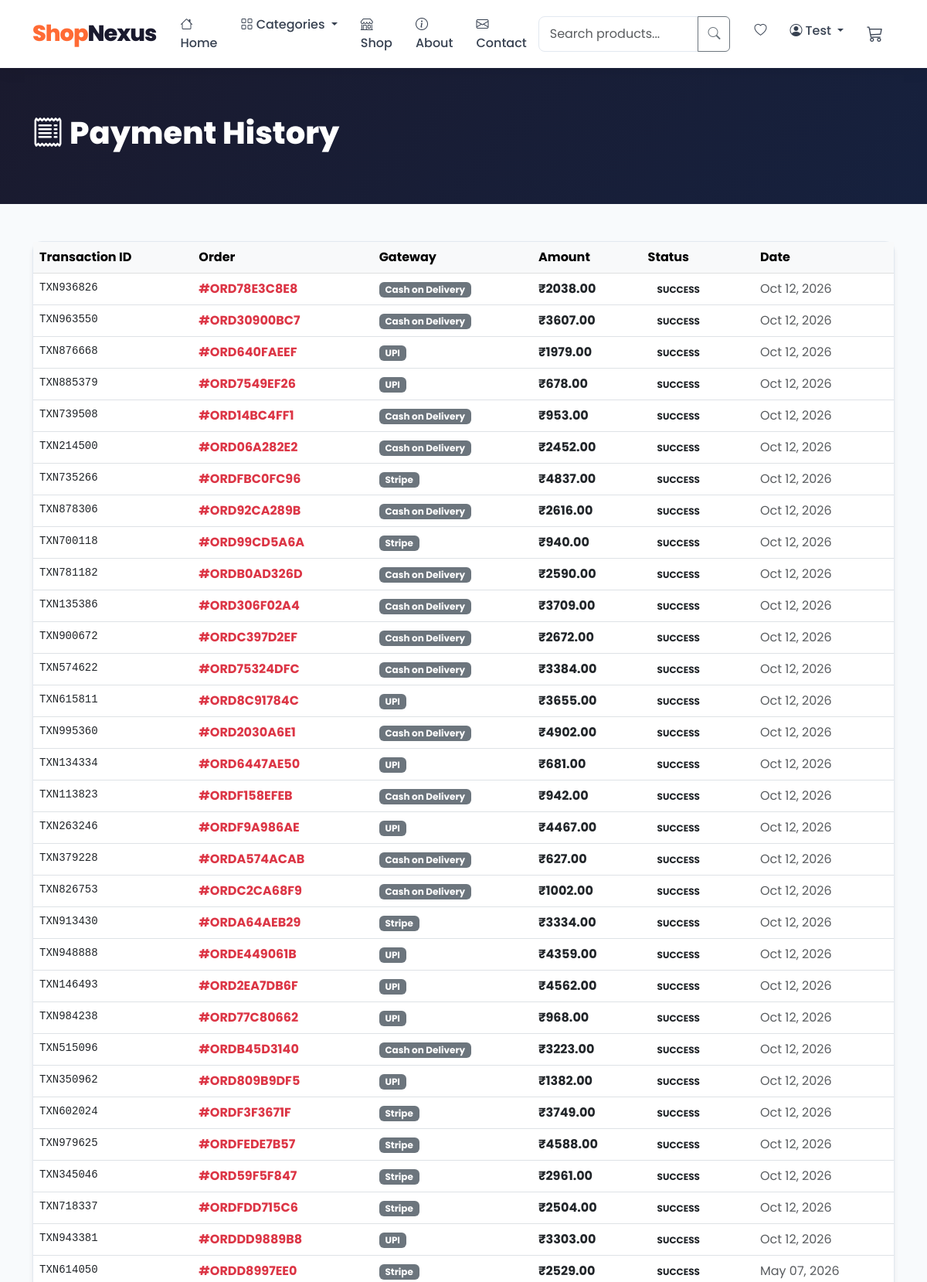
/payments/history/ (signed in, upper part), run on the app's committed database.
### accounts/models.py (models this page shows, shortened)
class CustomUser(AbstractUser):
    phone = models.CharField(max_length=15, blank=True)
    address = models.TextField(blank=True)
    city = models.CharField(max_length=100, blank=True)
    state = models.CharField(max_length=100, blank=True)
    zip_code = models.CharField(max_length=10, blank=True)
    country = models.CharField(max_length=100, blank=True, default='India')
    profile_picture = models.ImageField(upload_to='profiles/', blank=True, null=True)
    date_of_birth = models.DateField(null=True, blank=True)
    is_email_verified = models.BooleanField(default=False)
    newsletter_subscribed = models.BooleanField(default=False)
    created_at = models.DateTimeField(auto_now_add=True)
    updated_at = models.DateTimeField(auto_now=True)
    class Meta:
        verbose_name = 'User'
        verbose_name_plural = 'Users'

### payments/models.py (models this page shows, shortened)
class Payment(models.Model):
    STATUS_CHOICES = [
        ('initiated', 'Initiated'),
        ('pending', 'Pending'),
        ('success', 'Success'),
        ('failed', 'Failed'),
        ('refunded', 'Refunded'),
        ('cancelled', 'Cancelled'),
    ]
    GATEWAY_CHOICES = [
        ('stripe', 'Stripe'),
        ('cod', 'Cash on Delivery'),
        ('upi', 'UPI'),
        ('netbanking', 'Net Banking'),
    ]
    order = models.OneToOneField(Order, on_delete=models.CASCADE, related_name='payment')
    user = models.ForeignKey(CustomUser, on_delete=models.CASCADE)
    gateway = models.CharField(max_length=20, choices=GATEWAY_CHOICES)
    transaction_id = models.CharField(max_length=200, blank=True)
    gateway_order_id = models.CharField(max_length=200, blank=True)
    amount = models.DecimalField(max_digits=10, decimal_places=2)
    currency = models.CharField(max_length=10, default='INR')
    status = models.CharField(max_length=20, choices=STATUS_CHOICES, default='initiated')
    gateway_response = models.JSONField(default=dict, blank=True)
    failure_reason = models.TextField(blank=True)
    refund_amount = models.DecimalField(max_digits=10, decimal_places=2, null=True, blank=True)
    refund_id = models.CharField(max_length=200, blank=True)
    refunded_at = models.DateTimeField(null=True, blank=True)
    created_at = models.DateTimeField(auto_now_add=True)
    updated_at = models.DateTimeField(auto_now=True)
    class Meta:
        ordering = ['-created_at']

### orders/models.py (models this page shows, shortened)
class Order(models.Model):
    STATUS_CHOICES = [
        ('pending', 'Pending'),
        ('confirmed', 'Confirmed'),
        ('processing', 'Processing'),
        ('shipped', 'Shipped'),
        ('out_for_delivery', 'Out for Delivery'),
        ('delivered', 'Delivered'),
        ('cancelled', 'Cancelled'),
        ('returned', 'Returned'),
        ('refunded', 'Refunded'),
    ]
    PAYMENT_STATUS = [
        ('pending', 'Pending'),
        ('paid', 'Paid'),
        ('failed', 'Failed'),
        ('refunded', 'Refunded'),
        ('cod', 'Cash on Delivery'),
    ]
    PAYMENT_METHODS = [
        ('stripe', 'Credit/Debit Card (Stripe)'),
        ('cod', 'Cash on Delivery'),
        ('upi', 'UPI'),
        ('netbanking', 'Net Banking'),
    ]
    order_number = models.CharField(max_length=20, unique=True, blank=True)
    user = models.ForeignKey(CustomUser, on_delete=models.CASCADE, related_name='orders')
    status = models.CharField(max_length=20, choices=STATUS_CHOICES, default='pending')
    payment_status = models.CharField(max_length=20, choices=PAYMENT_STATUS, default='pending')
    payment_method = models.CharField(max_length=20, choices=PAYMENT_METHODS, default='cod')
    full_name = models.CharField(max_length=200)
    email = models.EmailField()
    phone = models.CharField(max_length=15)
    address_line1 = models.CharField(max_length=300)
    address_line2 = models.CharField(max_length=300, blank=True)
    city = models.CharField(max_length=100)
    state = models.CharField(max_length=100)
    zip_code = models.CharField(max_length=10)
    country = models.CharField(max_length=100)
    subtotal = models.DecimalField(max_digits=10, decimal_places=2, default=0)
    discount_amount = models.DecimalField(max_digits=10, decimal_places=2, default=0)
    shipping_cost = models.DecimalField(max_digits=10, decimal_places=2, default=0)
    tax_amount = models.DecimalField(max_digits=10, decimal_places=2, default=0)
    total_amount = models.DecimalField(max_digits=10, decimal_places=2)
    coupon = models.ForeignKey(Coupon, on_delete=models.SET_NULL, null=True, blank=True)
    coupon_code = models.CharField(max_length=50, blank=True)
    tracking_number = models.CharField(max_length=100, blank=True)
    notes = models.TextField(blank=True)
    admin_notes = models.TextField(blank=True)
    stripe_payment_intent = models.CharField(max_length=200, blank=True)
    created_at = models.DateTimeField(auto_now_add=True)
    updated_at = models.DateTimeField(auto_now=True)
    delivered_at = models.DateTimeField(null=True, blank=True)
    class Meta:
        ordering = ['-created_at']

### payments/views.py (the view)
# urls.py: path('history/', views.payment_history_view, name='payment_history'),
@login_required
def payment_history_view(request):
    payments = Payment.objects.filter(user=request.user).order_by('-created_at')
    return render(request, 'payments/payment_history.html', {'payments': payments})

### store/context_processors.py (called while the page is built)
def cart_count(request):
    count = 0
    try:
        if request.user.is_authenticated:
            cart = Cart.objects.filter(user=request.user).first()
        else:
            session_key = request.session.session_key
            if session_key:
                cart = Cart.objects.filter(session_key=session_key, user__isnull=True).first()
            else:
                cart = None
        if cart:
            count = cart.total_items
    except:
        pass
    return {'cart_count': count}

def categories_list(request):
    categories = Category.objects.filter(is_active=True, parent=None)
    return {'nav_categories': categories}

### store/models.py (called while the page is built)
    @property
    def total_items(self):
        return sum(item.quantity for item in self.items.all())

### templates/payments/payment_history.html (shortened to what this page needs)
{% extends 'base.html' %}
{% block content %}
<div class="page-header"><div class="container"><h1><i class="bi bi-receipt me-2"></i>Payment History</h1></div></div>
<div class="container py-5">
  {% if payments %}
  <div class="card-custom">
    <div class="table-responsive">
      <table class="table table-hover mb-0">
        <thead class="table-light"><tr><th>Transaction ID</th><th>Order</th><th>Gateway</th><th>Amount</th><th>Status</th><th>Date</th></tr></thead>
        <tbody>
          {% for payment in payments %}
          <tr>
            <td class="font-monospace small">{{ payment.transaction_id|truncatechars:20 }}</td>
            <td><a href="{% url 'order_detail' payment.order.pk %}" class="text-danger text-decoration-none fw-bold">#{{ payment.order.order_number }}</a></td>
            <td><span class="badge bg-secondary">{{ payment.get_gateway_display }}</span></td>
            <td class="fw-bold">₹{{ payment.amount }}</td>
            <td><span class="status-badge status-{{ payment.status }}">{{ payment.get_status_display }}</span></td>
            <td class="text-muted">{{ payment.created_at|date:"M d, Y" }}</td>
          </tr>
          {% endfor %}
        </tbody>
      </table>
    </div>
  </div>
  {% else %}
  <div class="empty-state"><div class="empty-state-icon">💳</div><h3 class="fw-bold">No payment history</h3><p class="text-muted">Your payments will appear here.</p></div>
  {% endif %}
</div>
{% endblock %}

### templates/base.html (shortened to what this page needs)
<!DOCTYPE html>
<html lang="en">
<head>
<link href="https://cdn.jsdelivr.net/npm/bootstrap@5.3.0/dist/css/bootstrap.min.css" rel="stylesheet">
<link href="https://cdn.jsdelivr.net/npm/bootstrap-icons@1.11.0/font/bootstrap-icons.css" rel="stylesheet">
{% load static %}
<link rel="stylesheet" href="{% static 'css/style.css' %}">
</head>
<body>
<nav class="navbar navbar-expand-lg navbar-shopnexus">
  <div class="container">
    <a class="navbar-brand navbar-brand-logo" href="{% url 'home' %}">Shop<span>Nexus</span></a>
    <div class="collapse navbar-collapse" id="navMain">
      <ul class="navbar-nav me-auto">
        <li class="nav-item"><a class="nav-link" href="{% url 'home' %}"><i class="bi bi-house"></i> Home</a></li>
        <li class="nav-item dropdown">
          <a class="nav-link dropdown-toggle" href="#" data-bs-toggle="dropdown">
            <i class="bi bi-grid"></i> Categories
          </a>
        </li>
        <li class="nav-item"><a class="nav-link" href="{% url 'product_list' %}"><i class="bi bi-shop"></i> Shop</a></li>
        <li class="nav-item"><a class="nav-link" href="{% url 'about' %}"><i class="bi bi-info-circle"></i> About</a></li>
        <li class="nav-item"><a class="nav-link" href="{% url 'contact' %}"><i class="bi bi-envelope"></i> Contact</a></li>
      </ul>
      <form class="d-flex me-3" action="{% url 'search' %}" method="get">
        <div class="input-group">
          <input class="form-control" type="search" name="q" placeholder="Search products..." {% if request.GET.q %}value="{{ request.GET.q }}"{% endif %}>
          <button class="btn btn-outline-secondary" type="submit"><i class="bi bi-search"></i></button>
        </div>
      </form>
      <ul class="navbar-nav">
        {% if user.is_authenticated %}
        <li class="nav-item"><a class="nav-link" href="{% url 'wishlist' %}"><i class="bi bi-heart"></i></a></li>
        <li class="nav-item dropdown">
          <a class="nav-link dropdown-toggle" href="#" data-bs-toggle="dropdown">
            <i class="bi bi-person-circle"></i> {{ user.first_name|default:user.username }}
          </a>
        </li>
        {% else %}
        <li class="nav-item"><a class="nav-link" href="{% url 'login' %}"><i class="bi bi-person"></i> Login</a></li>
        <li class="nav-item"><a class="nav-link" href="{% url 'register' %}"><i class="bi bi-person-plus"></i> Register</a></li>
        {% endif %}
        <li class="nav-item">
          <a class="nav-link position-relative" href="{% url 'cart' %}">
            <i class="bi bi-cart3" style="font-size:1.3rem"></i>
          </a>
        </li>
      </ul>
    </div>
  </div>
</nav>
{% block content %}{% endblock %}
</body>
</html>

### static/css/style.css (style rules this page uses)
:root { --primary: #FF6B35; --primary-dark: #e55a25; --secondary: #1a1a2e; --accent: #16213e; --success: #10b981; --danger: #ef4444; --warning: #f59e0b; --border: #e2e8f0; --shadow: 0 4px 6px -1px rgba(0,0,0,0.1); --shadow-lg: 0 10px 15px -3px rgba(0,0,0,0.1); --radius: 12px; --transition: all 0.3s ease; }
body { font-family: 'Poppins', sans-serif; background: #f8fafc; color: #1e293b; }
.navbar-shopnexus { background: #fff; box-shadow: 0 2px 20px rgba(0,0,0,0.08); padding: 12px 0; position: sticky; top: 0; z-index: 1000; }
.navbar-brand-logo { font-size: 1.8rem; font-weight: 800; color: var(--primary) !important; letter-spacing: -1px; }
.navbar-brand-logo span { color: #1a1a2e; }
.nav-link { color: #374151 !important; font-weight: 500; padding: 8px 15px !important; border-radius: 8px; transition: var(--transition); }
.form-control { border: 1.5px solid var(--border); border-radius: 8px; padding: 10px 14px; transition: var(--transition); }
.status-badge { padding: 4px 12px; border-radius: 20px; font-size: 12px; font-weight: 700; text-transform: uppercase; }
.page-header { background: linear-gradient(135deg, #1a1a2e, #16213e); padding: 60px 0; color: #fff; }
.page-header h1 { font-size: 2.5rem; font-weight: 800; }
.card-custom { background: #fff; border-radius: var(--radius); border: 1px solid var(--border); box-shadow: var(--shadow); }

### data on the page
CustomUser: first_name "Test"
Payment: transaction_id "TXN936826", order.order_number "ORD78E3C8E8", gateway "Cash on Delivery", amount "2038.00", status "SUCCESS", created_at "Oct 12, 2026"
Payment: transaction_id "TXN963550", order.order_number "ORD30900BC7", gateway "Cash on Delivery", amount "3607.00", status "SUCCESS", created_at "Oct 12, 2026"
Payment: transaction_id "TXN876668", order.order_number "ORD640FAEEF", gateway "UPI", amount "1979.00", status "SUCCESS", created_at "Oct 12, 2026"
Payment: transaction_id "TXN885379", order.order_number "ORD7549EF26", gateway "UPI", amount "678.00", status "SUCCESS", created_at "Oct 12, 2026"
Payment: transaction_id "TXN739508", order.order_number "ORD14BC4FF1", gateway "Cash on Delivery", amount "953.00", status "SUCCESS", created_at "Oct 12, 2026"
Payment: transaction_id "TXN214500", order.order_number "ORD06A282E2", gateway "Cash on Delivery", amount "2452.00", status "SUCCESS", created_at "Oct 12, 2026"
Payment: transaction_id "TXN735266", order.order_number "ORDFBC0FC96", gateway "Stripe", amount "4837.00", status "SUCCESS", created_at "Oct 12, 2026"
Payment: transaction_id "TXN878306", order.order_number "ORD92CA289B", gateway "Cash on Delivery", amount "2616.00", status "SUCCESS", created_at "Oct 12, 2026"
Payment: transaction_id "TXN700118", order.order_number "ORD99CD5A6A", gateway "Stripe", amount "940.00", status "SUCCESS", created_at "Oct 12, 2026"
Payment: transaction_id "TXN781182", order.order_number "ORDB0AD326D", gateway "Cash on Delivery", amount "2590.00", status "SUCCESS", created_at "Oct 12, 2026"
Payment: transaction_id "TXN135386", order.order_number "ORD306F02A4", gateway "Cash on Delivery", amount "3709.00", status "SUCCESS", created_at "Oct 12, 2026"
Payment: transaction_id "TXN900672", order.order_number "ORDC397D2EF", gateway "Cash on Delivery", amount "2672.00", status "SUCCESS", created_at "Oct 12, 2026"
Payment: transaction_id "TXN574622", order.order_number "ORD75324DFC", gateway "Cash on Delivery", amount "3384.00", status "SUCCESS", created_at "Oct 12, 2026"
Payment: transaction_id "TXN615811", order.order_number "ORD8C91784C", gateway "UPI", amount "3655.00", status "SUCCESS", created_at "Oct 12, 2026"
Payment: transaction_id "TXN995360", order.order_number "ORD2030A6E1", gateway "Cash on Delivery", amount "4902.00", status "SUCCESS", created_at "Oct 12, 2026"
Payment: transaction_id "TXN134334", order.order_number "ORD6447AE50", gateway "UPI", amount "681.00", status "SUCCESS", created_at "Oct 12, 2026"
Payment: transaction_id "TXN113823", order.order_number "ORDF158EFEB", gateway "Cash on Delivery", amount "942.00", status "SUCCESS", created_at "Oct 12, 2026"
Payment: transaction_id "TXN263246", order.order_number "ORDF9A986AE", gateway "UPI", amount "4467.00", status "SUCCESS", created_at "Oct 12, 2026"
Payment: transaction_id "TXN379228", order.order_number "ORDA574ACAB", gateway "Cash on Delivery", amount "627.00", status "SUCCESS", created_at "Oct 12, 2026"
Payment: transaction_id "TXN826753", order.order_number "ORDC2CA68F9", gateway "Cash on Delivery", amount "1002.00", status "SUCCESS", created_at "Oct 12, 2026"
Payment: transaction_id "TXN913430", order.order_number "ORDA64AEB29", gateway "Stripe", amount "3334.00", status "SUCCESS", created_at "Oct 12, 2026"
Payment: transaction_id "TXN948888", order.order_number "ORDE449061B", gateway "UPI", amount "4359.00", status "SUCCESS", created_at "Oct 12, 2026"
Payment: transaction_id "TXN146493", order.order_number "ORD2EA7DB6F", gateway "UPI", amount "4562.00", status "SUCCESS", created_at "Oct 12, 2026"
Payment: transaction_id "TXN984238", order.order_number "ORD77C80662", gateway "UPI", amount "968.00", status "SUCCESS", created_at "Oct 12, 2026"
Payment: transaction_id "TXN515096", order.order_number "ORDB45D3140", gateway "Cash on Delivery", amount "3223.00", status "SUCCESS", created_at "Oct 12, 2026"
Payment: transaction_id "TXN350962", order.order_number "ORD809B9DF5", gateway "UPI", amount "1382.00", status "SUCCESS", created_at "Oct 12, 2026"
Payment: transaction_id "TXN602024", order.order_number "ORDF3F3671F", gateway "Stripe", amount "3749.00", status "SUCCESS", created_at "Oct 12, 2026"
Payment: transaction_id "TXN979625", order.order_number "ORDFEDE7B57", gateway "Stripe", amount "4588.00", status "SUCCESS", created_at "Oct 12, 2026"
Payment: transaction_id "TXN345046", order.order_number "ORD59F5F847", gateway "Stripe", amount "2961.00", status "SUCCESS", created_at "Oct 12, 2026"
Payment: transaction_id "TXN718337", order.order_number "ORDFDD715C6", gateway "Stripe", amount "2504.00", status "SUCCESS", created_at "Oct 12, 2026"
Payment: transaction_id "TXN943381", order.order_number "ORDDD9889B8", gateway "UPI", amount "3303.00", status "SUCCESS", created_at "Oct 12, 2026"
Payment: transaction_id "TXN614050", order.order_number "ORDD8997EE0", gateway "Stripe", amount "2529.00", status "SUCCESS", created_at "May 07, 2026"
